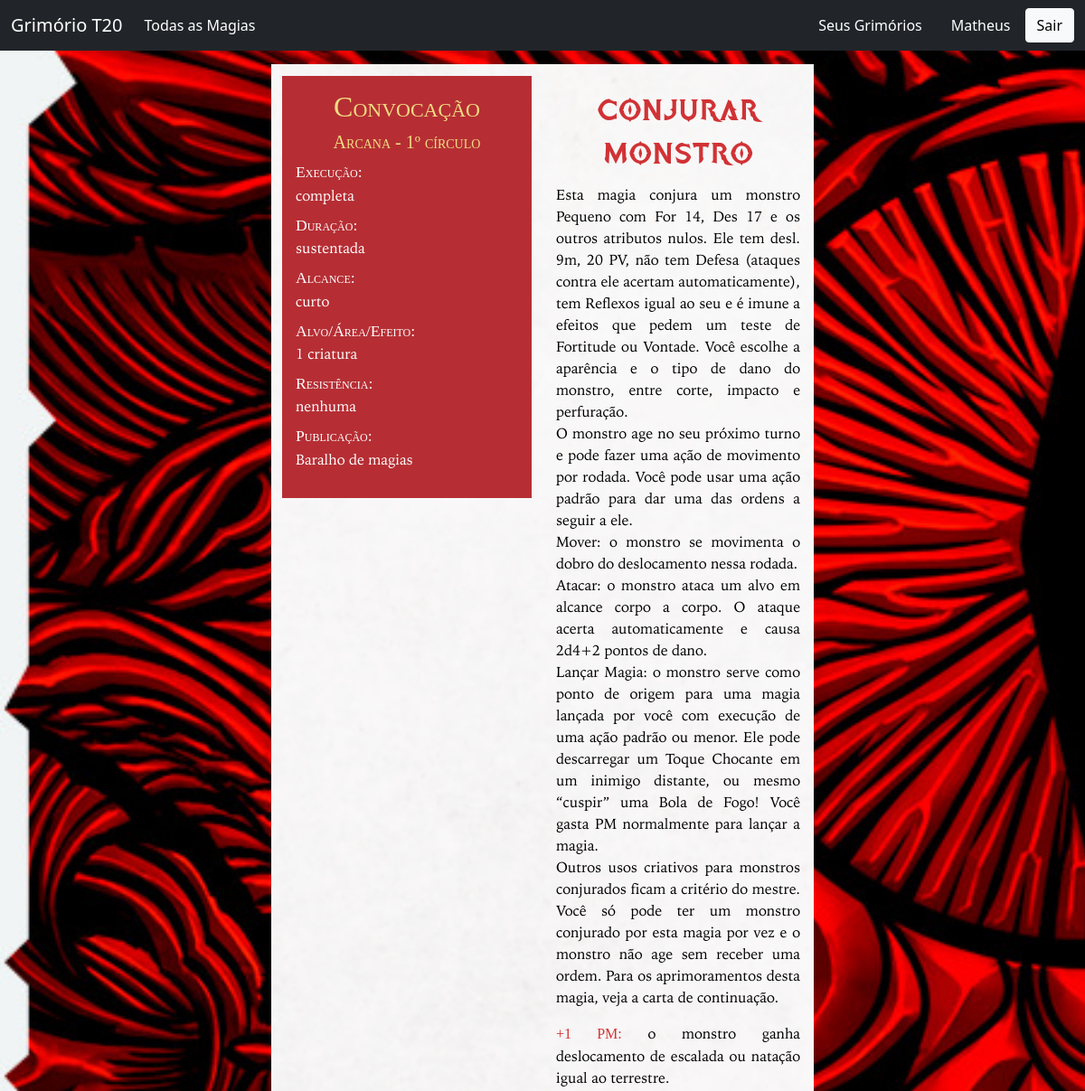
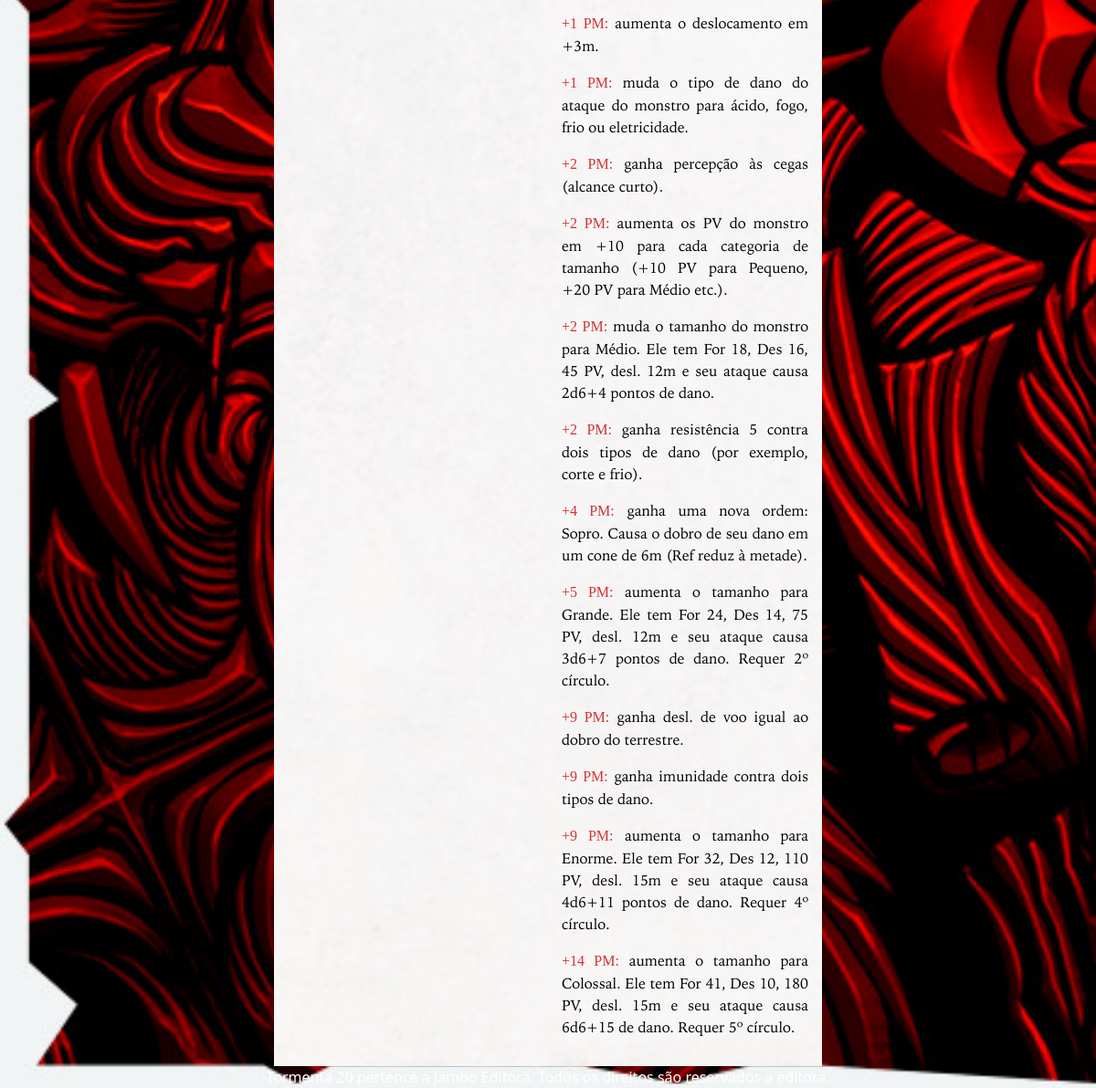
Page /spell/48/ (signed in) on the committed database (2 pictures, top to bottom).
### spell/models.py (models this page shows, shortened)
class Spell(models.Model):
    name = models.TextField()
    image = models.ImageField(upload_to='spell/images', blank=True)
    SPELL_TYPE_CHOICES = [
        ('AR', 'Arcana'),
        ('DI', 'Divina'),
        ('UN', 'Universal'),
    ]
    spell_type = models.CharField(
        max_length=2,
        choices=SPELL_TYPE_CHOICES,
        default='AR',
    )
    SCHOOL_CHOICES = [
        ('AB', 'Abjuração'),
        ('AD', 'Advinhação'),
        ('CO', 'Convocação'),
        ('EN', 'Encantamento'),
        ('EV', 'Evocação'),
        ('IL', 'Ilusão'),
        ('NE', 'Necromancia'),
        ('TR', 'Transmutação'),
    ]
    school = models.CharField(
        max_length=2,
        choices=SCHOOL_CHOICES,
        default='AB',
    )
    CIRCLE_CHOICES = [
        ('1', 1),
        ('2', 2),
        ('3', 3),
        ('4', 4),
        ('5', 5),
    ]
    circle = models.CharField(
        max_length=1,
        choices=CIRCLE_CHOICES,
        default=1,
    )
    execution = models.TextField()
    range = models.TextField()
    target_area_effect = models.TextField()
    duration = models.TextField()
    resistance = models.TextField(blank=True)
    description = models.TextField(default='')
    enhancements = models.ManyToManyField(to=Enhancement, related_name='spell', blank=True)
    short_description = models.CharField(max_length=100, blank=True)
    book_magazine = models.CharField(max_length=100, blank=True)
    user = models.ForeignKey(User, on_delete=models.CASCADE, null=True)

class Enhancement(models.Model):
    cost = models.CharField(max_length=30)
    effect = models.TextField()
    related_spell = models.ForeignKey('Spell', on_delete=models.CASCADE, default=None)

### spell/views.py (the view)
# urls.py: path('<int:spell_id>/', views.spell_details, name='spell_details'),
def spell_details(request, spell_id):
    spell = get_object_or_404(Spell, pk=spell_id)
    enhancements = Enhancement.objects.filter(related_spell=spell_id)
    return render(request, 'spell/spell_details.html', {'spell': spell, 'enhancements': enhancements})

### spell/templates/spell/spell_details.html (shortened to what this page needs)
{% extends './spell_base.html' %}
{% block content %}
<div class="container-fluid" >
    <div class="row">
        <div class="col-md-12">
            <div class="row" style="padding-top:15px"></div>
            <div class="row">
                <div class="col-md-3"></div>
                <div class="col-md-6 bg_image" style="padding-top: 13px"></div>
                <div class="col-md-3"></div>
            </div>
            <div class="row">
                <div class="col-md-3"></div>
                <div class="col-md-3 bg_image" style="padding-bottom:13px">
                    <div class="col-md-12" style="display: table; background-color:#B62E34;padding-top: 15px;padding-bottom: 15px;padding-left:15px;padding-right:15px">
                        <h2 style="text-align:center">
                            {{ spell.get_school_display }}
                        </h2>
                        <h5 style="text-align:center">
                            {{ spell.get_spell_type_display }} - {{ spell.circle }}º círculo
                        </h5>
                        <dl>
                            <dt>
                                Execução:
                            </dt>
                            <dd>
                                {{ spell.execution }}
                            </dd>
                            <dt>
                                Duração:
                            </dt>
                            <dd>
                                {{ spell.duration }}
                            </dd>
                            <dt>
                                Alcance:
                            </dt>
                            <dd>
                                {{ spell.range }}
                            </dd>
                            <dt>
                                Alvo/Área/Efeito:
                            </dt>
                            <dd>
                                {{ spell.target_area_effect }}
                            </dd>
                            <dt>
                                Resistência:
                            </dt>
                            <dd>
                                {% if spell.resistance != '' %}
                                {{ spell.resistance }}
                                {% else %}
                                nenhuma
                                {% endif %}
                            </dd>
                            <dt>
                                Publicação:
                            </dt>
                            <dd>
                                {{spell.book_magazine}}
                            </dd>
                        </dl>
                    </div>
                </div>
                <div class="col-md-3 bg_image" style="padding-top: 15px;padding-bottom: 15px;padding-left:15px;padding-right:15px">
                    <h1 style="text-align:center">
                        {{spell.name}}
                    </h1>
                    <p>
                        {{ spell.description }}
                    </p>
                    {% for enhancement in enhancements %}
                    <p>
                        <b class="enhc">{{ enhancement.cost }}:</b>
                        {{enhancement.effect}}
                    </p>
                    {% endfor %}
                </div>
                <div class="col-md-3"></div>
            </div>
        </div>
    </div>
</div>
{% endblock %}

### homepage/templates/homepage/base.html (shortened to what this page needs)
<!doctype html>
<html lang="en">
    <head>
        <link href="https://cdn.jsdelivr.net/npm/bootstrap@5.0.0-beta2/dist/css/bootstrap.min.css" rel="stylesheet">
        {% load static %}
    </head>
    <body>
        <nav class="navbar navbar-expand-lg navbar-dark bg-dark">
            <div class="container-fluid">
                <a class="navbar-brand" href="{% url 'home' %}">Grimório T20</a>
                <div class="collapse navbar-collapse" id="navbarSupportedContent">
                    <ul class="navbar-nav me-auto mb-lg-0">
                        <li class="nav-item">
                            <a class="nav-link active" href="{% url 'spell:spells_page'%}">Todas as Magias</a>
                        </li>
                    </ul>
                    {% if user.is_authenticated %}
                        <a class="nav-link active" href="{% url 'grimoire:grimoire_list' %}" style="color:white">Seus Grimórios</a>
                        <a class="nav-link deactive" href="" style="color:white">{{ user.username }}</a>
                        <form action="{% url 'logoutuser' %}" method="POST">
                            <button type="submit" class="btn btn-light">Sair</button>
                        </form>
                    {% else %}
                        <a class="nav-link active" href="{% url 'signupuser' %}">Sign Up</a>
                        <a class="nav-link active" href="{% url 'loginuser' %}">Login</a>
                    {% endif %}
                </div>
            </div>
        </nav>
        {% autoescape off %}{% block content %}{% endblock %}{% endautoescape %}
        <footer class="footer" style="width: 100%;text-align: center;color:white">
            <div class="container">
                <span class="text">Tormenta 20 pertence a Jambo Editora. Todos os direitos são reservados a editora.</span>
            </div>
        </footer>
    </body>
</html>

### spell/templates/spell/spell_details.html (style rules this page uses)
body { background-image: url("/static/img/bg_2.jpg"); background-repeat: no-repeat; background-attachment: fixed; background-size: cover; bacground-position: center; }
.bg_image { background-image: url("/static/img/background.png"); background-repeat: no-repeat; background-attachment: fixed; background-size: cover; bacground-position: center; }
dd { font-family: 'iowanOldStyleRegular'; color: white; font-weight: normal; font-style: normal; }
dt { font-family: 'iowanOldStyleBold'; color: white; font-weight: normal; font-style: normal; font-size: 110%; font-variant: small-caps; }
h2 { font-family: 'iowanOldStyleBold'; font-weight: normal; color: #f0dc82; font-variant: small-caps; }
h5 { font-family: 'iowanOldStyleBold'; font-weight: normal; color: #f0dc82; font-variant: small-caps; }
h1 { font-family: 'tormenta20'; font-weight: normal; color: #d13235 }
.enhc { font-family: 'iowanOldStyleBold'; font-weight: normal; color: #d13235; font-variant: small-caps; }
p { font-family: 'iowanOldStyleRegular'; color: black; font-weight: normal; font-style: normal; text-align: justify; text-justify: inter-word; }

### rows in the picture
Spell: school "Convocação", spell_type "Arcana", circle "1", execution "completa", duration "sustentada", range "curto", target_area_effect "1 criatura", book_magazine "Baralho de magias", name "Conjurar Monstro", description "Esta magia conjura um monstro Pequeno com For 14, Des 17 e os outros atributos nulos. Ele tem desl. 9m, 20 PV, não tem Defesa (ataques contra ele acertam automaticamente), tem Reflexos igual ao seu e é imune a efeitos que pedem um teste de Fortitude ou Vontade. Você escolhe a aparência e o tipo de dano do monstro, entre corte, impacto e perfuração. O monstro age no seu próximo turno e pode fazer uma ação de movimento por rodada. Você pode usar uma ação padrão para dar uma das ordens a seguir a ele. Mover: o monstro se movimenta o dobro do deslocamento nessa rodada. Atacar: o monstro ataca um alvo em alcance corpo a corpo. O ataque acerta automaticamente e causa 2d4+2 pontos de dano. Lançar…"
Enhancement: cost "+1 PM", effect "o monstro ganha deslocamento de escalada ou natação igual ao terrestre."
Enhancement: cost "+1 PM", effect "aumenta o deslocamento em +3m."
Enhancement: cost "+1 PM", effect "muda o tipo de dano do ataque do monstro para ácido, fogo, frio ou eletricidade."
Enhancement: cost "+2 PM", effect "ganha percepção às cegas (alcance curto)."
Enhancement: cost "+2 PM", effect "aumenta os PV do monstro em +10 para cada categoria de tamanho (+10 PV para Pequeno, +20 PV para Médio etc.)."
Enhancement: cost "+2 PM", effect "muda o tamanho do monstro para Médio. Ele tem For 18, Des 16, 45 PV, desl. 12m e seu ataque causa 2d6+4 pontos de dano."
Enhancement: cost "+2 PM", effect "ganha resistência 5 contra dois tipos de dano (por exemplo, corte e frio)."
Enhancement: cost "+4 PM", effect "ganha uma nova ordem: Sopro. Causa o dobro de seu dano em um cone de 6m (Ref reduz à metade)."
Enhancement: cost "+5 PM", effect "aumenta o tamanho para Grande. Ele tem For 24, Des 14, 75 PV, desl. 12m e seu ataque causa 3d6+7 pontos de dano. Requer 2º círculo."
Enhancement: cost "+9 PM", effect "ganha desl. de voo igual ao dobro do terrestre."
Enhancement: cost "+9 PM", effect "ganha imunidade contra dois tipos de dano."
Enhancement: cost "+9 PM", effect "aumenta o tamanho para Enorme. Ele tem For 32, Des 12, 110 PV, desl. 15m e seu ataque causa 4d6+11 pontos de dano. Requer 4º círculo."
Enhancement: cost "+14 PM", effect "aumenta o tamanho para Colossal. Ele tem For 41, Des 10, 180 PV, desl. 15m e seu ataque causa 6d6+15 de dano. Requer 5º círculo."

### other values in the picture
{{ user.username }} "Matheus"
